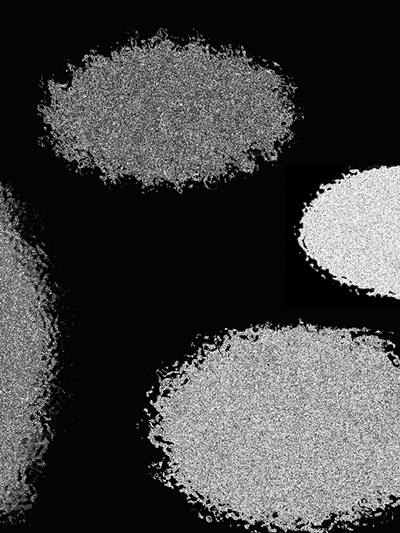
//> input picture opencv-first/data/ellipses.jpg, 400 x 533 px
$ ./57_fitellipse ellipses.jpg   (built with g++ and OpenCV 4)
//> lines starting //> are read from the running program, lines starting //| are printed output that depends on the picture; after the words box and inside, x2 and y2 are one past the last pixel; in counts of white or black regions, pixels touching at a corner belong together
//> further down, image is the input picture: 533 rows x 400 cols, CV_8UC1; min 0, max 255, mean 66.8
//> in processImage, `Mat bimage = image >= sliderPos;`:
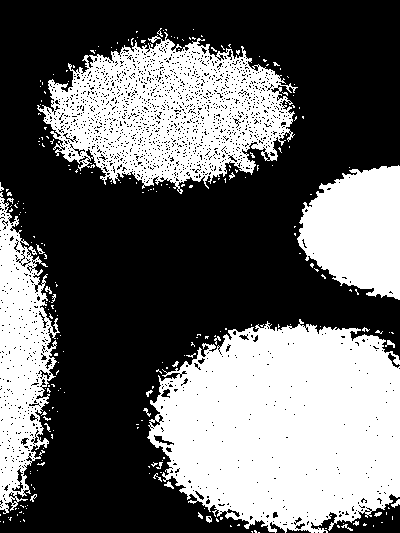
//> bimage: 533 rows x 400 cols, CV_8UC1; 40.6% white; 250 white regions (227 under 20 px)
//> in processImage, `findContours(bimage, contours, RETR_LIST, CHAIN_APPROX_NONE);`: contours = 2787 contours, 2732 with area under 20; largest, box (x1, y1, x2, y2) and area: (147, 319, 400, 533) 41325, (37, 32, 298, 194) 25952, (0, 192, 60, 514) 10830, (297, 165, 400, 300) 9966, (153, 434, 175, 446) 94
/********************************************************************************
 *
 *
 *  This program is demonstration for ellipse fitting. Program finds
 *  contours and approximate it by ellipses using three methods.
 *  1: OpenCV's original method fitEllipse which implements Fitzgibbon 1995 method.
 *  2: The Approximate Mean Square (AMS) method fitEllipseAMS  proposed by Taubin 1991
 *  3: The Direct least square (Direct) method fitEllipseDirect proposed by Fitzgibbon1999.
 *
 *  Trackbar specify threshold parameter.
 *
 *  White lines is contours/input points and the true ellipse used to generate the data.
 *  1: Blue lines is fitting ellipses using openCV's original method.
 *  2: Green lines is fitting ellipses using the AMS method.
 *  3: Red lines is fitting ellipses using the Direct method.
 *
 *
 *  Original Author:  Denis Burenkov
 *  AMS and Direct Methods Author:  Jasper Shemilt
 *
 *
 ********************************************************************************/
#include "opencv2/imgproc.hpp"
#include "opencv2/imgcodecs.hpp"
#include "opencv2/highgui.hpp"
#include <iostream>

using namespace cv;
using namespace std;

class canvas{
public:
    bool setupQ;
    cv::Point origin;
    cv::Point corner;
    int minDims,maxDims;
    double scale;
    int rows, cols;
    cv::Mat img;

    void init(int minD, int maxD){
        // Initialise the canvas with minimum and maximum rows and column sizes.
        minDims = minD; maxDims = maxD;
        origin = cv::Point(0,0);
        corner = cv::Point(0,0);
        scale = 1.0;
        rows = 0;
        cols = 0;
        setupQ = false;
    }

    void stretch(cv::Point2f min, cv::Point2f max){
//> called with min = Point(0, 0), max = Point(402, 535)
        // Stretch the canvas to include the points min and max.
        if(setupQ){
            if(corner.x < max.x){corner.x = (int)(max.x + 1.0);};
            if(corner.y < max.y){corner.y = (int)(max.y + 1.0);};
            if(origin.x > min.x){origin.x = (int) min.x;};
            if(origin.y > min.y){origin.y = (int) min.y;};
        } else {
            origin = cv::Point((int)min.x, (int)min.y);
//> origin = Point(0, 0)
            corner = cv::Point((int)(max.x + 1.0), (int)(max.y + 1.0));
//> corner = Point(403, 536)
        }

        int c = (int)(scale*((corner.x + 1.0) - origin.x));
//> c = 404
        if(c<minDims){
            scale = scale * (double)minDims/(double)c;
        } else {
            if(c>maxDims){
                scale = scale * (double)maxDims/(double)c;
            }
        }
        int r = (int)(scale*((corner.y + 1.0) - origin.y));
//> r = 537
        if(r<minDims){
            scale = scale * (double)minDims/(double)r;
        } else {
            if(r>maxDims){
                scale = scale * (double)maxDims/(double)r;
            }
        }
        cols = (int)(scale*((corner.x + 1.0) - origin.x));
//> cols = 404
        rows = (int)(scale*((corner.y + 1.0) - origin.y));
//> rows = 537
        setupQ = true;
    }

    void stretch(vector<Point2f> pts)
    {   // Stretch the canvas so all the points pts are on the canvas.
        cv::Point2f min = pts[0];
        cv::Point2f max = pts[0];
        for(size_t i=1; i < pts.size(); i++){
            Point2f pnt = pts[i];
            if(max.x < pnt.x){max.x = pnt.x;};
            if(max.y < pnt.y){max.y = pnt.y;};
            if(min.x > pnt.x){min.x = pnt.x;};
            if(min.y > pnt.y){min.y = pnt.y;};
        };
        stretch(min, max);
    }

    void stretch(cv::RotatedRect box)
    {   // Stretch the canvas so that the rectangle box is on the canvas.
        cv::Point2f min = box.center;
        cv::Point2f max = box.center;
        cv::Point2f vtx[4];
        box.points(vtx);
        for( int i = 0; i < 4; i++ ){
            cv::Point2f pnt = vtx[i];
            if(max.x < pnt.x){max.x = pnt.x;};
            if(max.y < pnt.y){max.y = pnt.y;};
            if(min.x > pnt.x){min.x = pnt.x;};
            if(min.y > pnt.y){min.y = pnt.y;};
        }
        stretch(min, max);
    }

    void drawEllipseWithBox(cv::RotatedRect box, cv::Scalar color, int lineThickness)
    {
        if(img.empty()){
            stretch(box);
            img = cv::Mat::zeros(rows,cols,CV_8UC3);
        }

        box.center = scale * cv::Point2f(box.center.x - origin.x, box.center.y - origin.y);
        box.size.width  = (float)(scale * box.size.width);
        box.size.height = (float)(scale * box.size.height);

        ellipse(img, box, color, lineThickness, LINE_AA);

        Point2f vtx[4];
        box.points(vtx);
        for( int j = 0; j < 4; j++ ){
            line(img, vtx[j], vtx[(j+1)%4], color, lineThickness, LINE_AA);
        }
    }

    void drawPoints(vector<Point2f> pts, cv::Scalar color)
    {
        if(img.empty()){
            stretch(pts);
            img = cv::Mat::zeros(rows,cols,CV_8UC3);
        }
        for(size_t i=0; i < pts.size(); i++){
            Point2f pnt = scale * cv::Point2f(pts[i].x - origin.x, pts[i].y - origin.y);
            img.at<cv::Vec3b>(int(pnt.y), int(pnt.x))[0] = (uchar)color[0];
            img.at<cv::Vec3b>(int(pnt.y), int(pnt.x))[1] = (uchar)color[1];
            img.at<cv::Vec3b>(int(pnt.y), int(pnt.x))[2] = (uchar)color[2];
        };
    }

    void drawLabels( std::vector<std::string> text, std::vector<cv::Scalar> colors)
    {
        if(img.empty()){
            img = cv::Mat::zeros(rows,cols,CV_8UC3);
        }
        int vPos = 0;
        for (size_t i=0; i < text.size(); i++) {
            cv::Scalar color = colors[i];
            std::string txt = text[i];
            Size textsize = getTextSize(txt, FONT_HERSHEY_COMPLEX, 1, 1, 0);
            vPos += (int)(1.3 * textsize.height);
            Point org((img.cols - textsize.width), vPos);
            cv::putText(img, txt, org, FONT_HERSHEY_COMPLEX, 1, color, 1, LINE_8);
        }
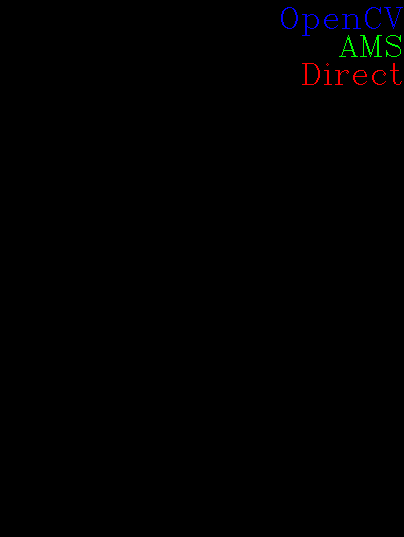
//> img: 537 rows x 404 cols, CV_8UC3; mean B, G, R 0.6, 0.4, 0.4
//> after the loop, vPos = 84
    }

};

static void help(char** argv)
{
    cout << "\nThis program is demonstration for ellipse fitting. The program finds\n"
            "contours and approximate it by ellipses. Three methods are used to find the \n"
            "elliptical fits: fitEllipse, fitEllipseAMS and fitEllipseDirect.\n"
            "Call:\n"
         << argv[0] << " [image_name -- Default ellipses.jpg]\n" << endl;
}

int sliderPos = 70;

Mat image;

bool fitEllipseQ, fitEllipseAMSQ, fitEllipseDirectQ;
cv::Scalar fitEllipseColor       = Scalar(255,  0,  0);
cv::Scalar fitEllipseAMSColor    = Scalar(  0,255,  0);
cv::Scalar fitEllipseDirectColor = Scalar(  0,  0,255);
cv::Scalar fitEllipseTrueColor   = Scalar(255,255,255);

void processImage(int, void*);

int main( int argc, char** argv )
{
    fitEllipseQ       = true;
    fitEllipseAMSQ    = true;
    fitEllipseDirectQ = true;

    cv::CommandLineParser parser(argc, argv,"{help h||}{@image|ellipses.jpg|}");
    if (parser.has("help"))
    {
        help(argv);
        return 0;
    }
    string filename = "../../data/ellipses.jpg";
    image = imread(samples::findFile(filename), 0);
    if( image.empty() )
    {
        cout << "Couldn't open image " << filename << "\n";
        return 0;
    }

    imshow("source", image);
    namedWindow("result", WINDOW_NORMAL );

    // Create toolbars. HighGUI use.
    createTrackbar( "threshold", "result", &sliderPos, 255, processImage );

    processImage(0, 0);

    // Wait for a key stroke; the same function arranges events processing
    waitKey();
    return 0;
}

// Define trackbar callback function. This function finds contours,
// draws them, and approximates by ellipses.
void processImage(int /*h*/, void*)
{
    RotatedRect box, boxAMS, boxDirect;
    vector<vector<Point> > contours;
    Mat bimage = image >= sliderPos;

    findContours(bimage, contours, RETR_LIST, CHAIN_APPROX_NONE);

    canvas paper;
    paper.init(int(0.8*MIN(bimage.rows, bimage.cols)), int(1.2*MAX(bimage.rows, bimage.cols)));
    paper.stretch(cv::Point2f(0.0f, 0.0f), cv::Point2f((float)(bimage.cols+2.0), (float)(bimage.rows+2.0)));

    std::vector<std::string> text;
    std::vector<cv::Scalar> color;

    if (fitEllipseQ) {
        text.push_back("OpenCV");
        color.push_back(fitEllipseColor);
    }
    if (fitEllipseAMSQ) {
        text.push_back("AMS");
        color.push_back(fitEllipseAMSColor);
    }
    if (fitEllipseDirectQ) {
        text.push_back("Direct");
        color.push_back(fitEllipseDirectColor);
    }
    paper.drawLabels(text, color);

    int margin = 2;
    vector< vector<Point2f> > points;
    for(size_t i = 0; i < contours.size(); i++)
    {
        size_t count = contours[i].size();
        if( count < 6 )
            continue;

        Mat pointsf;
        Mat(contours[i]).convertTo(pointsf, CV_32F);

        vector<Point2f>pts;
        for (int j = 0; j < pointsf.rows; j++) {
            Point2f pnt = Point2f(pointsf.at<float>(j,0), pointsf.at<float>(j,1));
            if ((pnt.x > margin && pnt.y > margin && pnt.x < bimage.cols-margin && pnt.y < bimage.rows-margin)) {
                if(j%20==0){
                    pts.push_back(pnt);
                }
            }
        }
        points.push_back(pts);
    }
//> this loop made 2787 passes
//> count on passes 1 to 3: 2, 3, 6
//> after the loop, points = 963 point lists

    for(size_t i = 0; i < points.size(); i++)
    {
        vector<Point2f> pts = points[i];

        if (pts.size()<=5) {
            continue;
        }
        if (fitEllipseQ) {
            box = fitEllipse(pts);
            if( MAX(box.size.width, box.size.height) > MIN(box.size.width, box.size.height)*30 ||
                MAX(box.size.width, box.size.height) <= 0 ||
                MIN(box.size.width, box.size.height) <= 0){continue;};
        }
        if (fitEllipseAMSQ) {
            boxAMS = fitEllipseAMS(pts);
            if( MAX(boxAMS.size.width, boxAMS.size.height) > MIN(boxAMS.size.width, boxAMS.size.height)*30 ||
                MAX(box.size.width, box.size.height) <= 0 ||
                MIN(box.size.width, box.size.height) <= 0){continue;};
        }
        if (fitEllipseDirectQ) {
            boxDirect = fitEllipseDirect(pts);
            if( MAX(boxDirect.size.width, boxDirect.size.height) > MIN(boxDirect.size.width, boxDirect.size.height)*30 ||
                MAX(box.size.width, box.size.height) <= 0 ||
                MIN(box.size.width, box.size.height) <= 0 ){continue;};
        }

        if (fitEllipseQ) {
            paper.drawEllipseWithBox(box, fitEllipseColor, 3);
        }
        if (fitEllipseAMSQ) {
            paper.drawEllipseWithBox(boxAMS, fitEllipseAMSColor, 2);
        }
        if (fitEllipseDirectQ) {
            paper.drawEllipseWithBox(boxDirect, fitEllipseDirectColor, 1);
        }

        paper.drawPoints(pts, cv::Scalar(255,255,255));
    }
//> this loop made 963 passes
//> (box, boxAMS, boxDirect) on passes 211, 288, 338, 961: (centre (292.7, 425.4), size (204, 282.3), angle 89.9, centre (293.1, 425.4), size (203.2, 282.8), angle 89.9, centre (292.4, 425.4), size (203.9, 280.3), angle 89.9), (centre (-78.2, 383.3), size (253.9, 415.2), angle 8.1, centre (-183, 421.1), size (428.5, 581), angle 28.4, centre (10.2, 362.1), size (78.8, 274.3), angle 1.2), (centre (430.4, 231), size (136.7, 266.2), angle 90.9, centre (434.9, 231), size (137.9, 275.5), angle 90.8, centre (412.5, 231.4), size (130.9, 228.7), angle 91.6), (centre (168.4, 112.4), size (142.6, 243.6), angle 88.1, centre (168.3, 112.3), size (140.5, 243.6), angle 88.1, centre (168.5, 112.4), size (141.6, 241.4), angle 88.1)
//> pts on passes 1 to 6: 1 Point (x, y): [254, 530], 1 Point (x, y): [337, 525], 2 Points (x, y): [345, 524], [350, 528], 1 Point (x, y): [282, 524], 1 Point (x, y): [364, 523], 2 Points (x, y): [302, 523], [299, 525]

    imshow("result", paper.img);
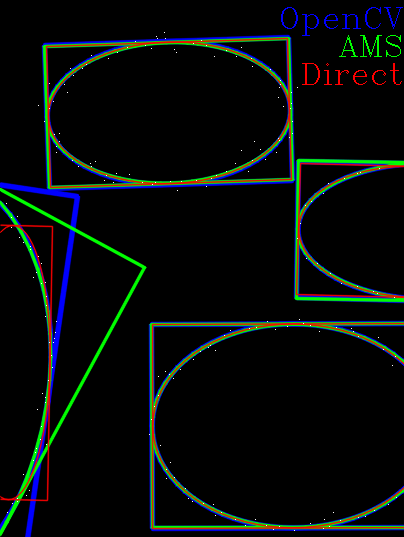
//> window 'result': 537 rows x 404 cols, CV_8UC3; mean B, G, R 9.8, 11.1, 6.7
}
